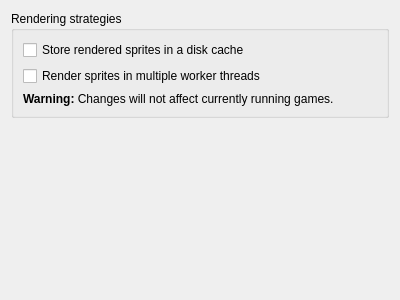
<?xml version="1.0" encoding="UTF-8"?>
<ui version="4.0">
 <class>Visuals</class>
 <widget class="QWidget" name="Visuals">
  <property name="geometry">
   <rect>
    <x>0</x>
    <y>0</y>
    <width>400</width>
    <height>300</height>
   </rect>
  </property>
  <layout class="QVBoxLayout" name="verticalLayout">
   <item>
    <widget class="QGroupBox" name="groupBox">
     <property name="title">
      <string>Rendering strategies</string>
     </property>
     <layout class="QVBoxLayout" name="verticalLayout_2">
      <item>
       <widget class="QCheckBox" name="kcfg_UseDiskCache">
        <property name="toolTip">
         <string>This option should be enabled when you have a fast disk drive available (e.g. on a desktop computer or notebook). When the game is started for the next time and all sprites are in the disk cache, the game will start up faster because it does not need to load the theme.</string>
        </property>
        <property name="text">
         <string>Store rendered sprites in a disk cache</string>
        </property>
       </widget>
      </item>
      <item>
       <widget class="QCheckBox" name="kcfg_UseRenderingThreads">
        <property name="toolTip">
         <string>This option is beneficial for desktop computers and notebooks with multiple processors. If enabled, games will render their sprites using all available processors. If your processor is weak, try to disable this option to improve the rendering speed.</string>
        </property>
        <property name="text">
         <string>Render sprites in multiple worker threads</string>
        </property>
       </widget>
      </item>
      <item>
       <widget class="QLabel" name="label">
        <property name="text">
         <string>&lt;b&gt;Warning:&lt;/b&gt; Changes will not affect currently running games.</string>
        </property>
       </widget>
      </item>
     </layout>
    </widget>
   </item>
   <item>
    <spacer name="verticalSpacer">
     <property name="orientation">
      <enum>Qt::Vertical</enum>
     </property>
     <property name="sizeHint" stdset="0">
      <size>
       <width>20</width>
       <height>40</height>
      </size>
     </property>
    </spacer>
   </item>
  </layout>
 </widget>
 <resources/>
 <connections/>
</ui>
